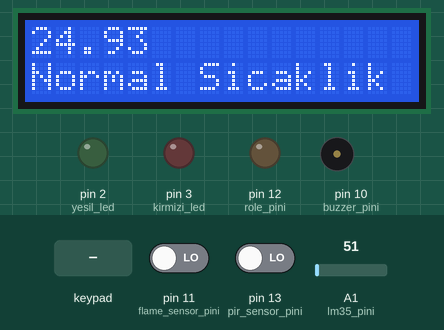
A sketch run on a simulated Arduino Uno, built with avr-gcc and run on an emulated ATmega328P. Parts: 16×2 character LCD, output pins drawn as LEDs (lit = HIGH), buzzer (waves = sounding, pin HIGH). The inputs (shaded band) are chosen by the test bench; at power-on: A1 (lm35_pini) = 51, pin 11 (flame_sensor_pini) LOW, pin 13 (pir_sensor_pini) LOW.

Above: at 1.28 s.
1.3 s: A1 (lm35_pini) set to 44
At 1.54 s:
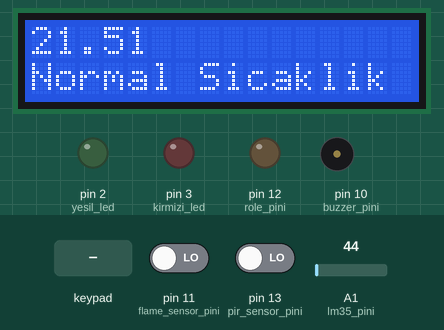
4.3 s: A1 (lm35_pini) set to 36
At 4.51 s:
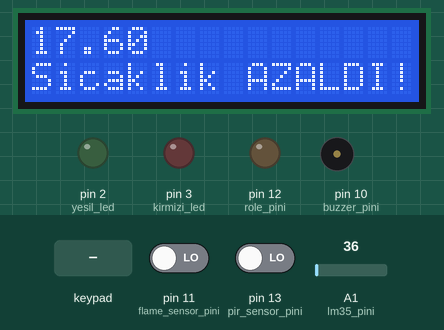
7.0 s: A1 (lm35_pini) set to 71
At 7.58 s:
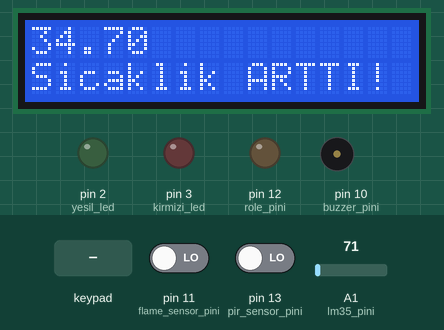
9.7 s: pin 11 (flame_sensor_pini) driven HIGH
At 10.23 s:
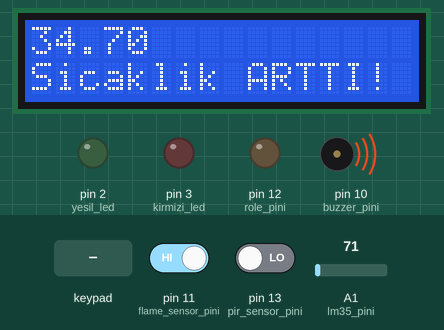
11.9 s: pin 13 (pir_sensor_pini) driven HIGH
At 12.46 s:
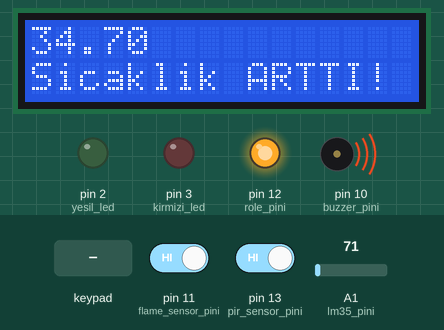
14.1 s: keypad keys 1 9 1 9 pressed 0.4 s apart
At 15.95 s:
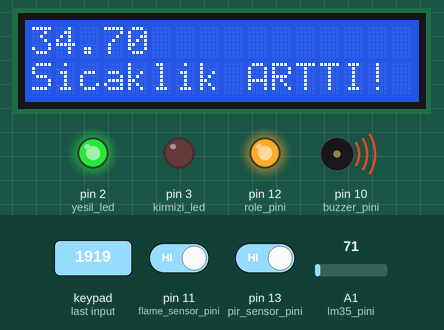
Timing chart, 0 to 17.4 s (numbered marks = the images above; inputs shaded):
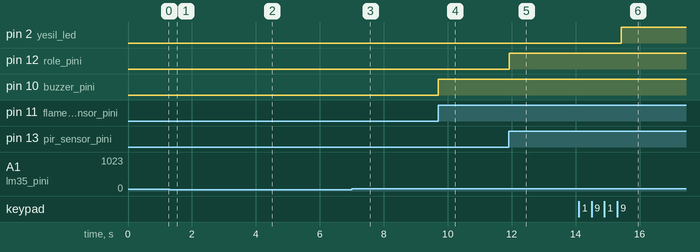

The sketch:

prolab2_2.ino
```cpp
#include <Key.h>
#include <Keypad.h>
#include <LiquidCrystal.h>

int pir_sensor_pini = 13;
int role_pini = 12;
boolean pir_sensor_degeri = 0;

int flame_sensor_pini = 11;
int buzzer_pini = 10;
int flame_sensor_degeri;

int lm35_pini = A1;
float sensor_degeri = 0;
float gerilim_degeri = 0;
float sicaklik_degeri = 0;
LiquidCrystal lcd(9,8,7,6,5,4);

const byte satir_sayisi = 4;//sifre satir
const byte sutun_sayisi = 3; //sifre sutun
#define girilecek_sifre_uzunlugu 5
char veri[girilecek_sifre_uzunlugu];
char girilecek_sifre[girilecek_sifre_uzunlugu] = "1919";
byte veri_count = 0,sifre_count = 0;
int kirmizi_led = 3;
int yesil_led = 2;
char tus_takimi[satir_sayisi][sutun_sayisi]={
  {'1','2','3'},
  {'4','5','6'},
  {'7','8','9'},
  {'*','0','#'}

  };
byte satir_pinleri[satir_sayisi] = {17,18,19,20};
byte sutun_pinleri[sutun_sayisi] = {16,15,14};
Keypad pad = Keypad(makeKeymap(tus_takimi), satir_pinleri, sutun_pinleri, satir_sayisi ,sutun_sayisi);


void setup() {
  Serial.begin(9600);

  pinMode(pir_sensor_pini, INPUT);
  pinMode(role_pini, OUTPUT);

  pinMode(flame_sensor_pini, INPUT);
  pinMode(buzzer_pini, OUTPUT);

  lcd.begin(16,2);
  lcd.setCursor(0,0);
  //analogReference (INTERNAL1V1);

  pinMode(kirmizi_led,OUTPUT);
  pinMode(yesil_led, OUTPUT);
  digitalWrite(kirmizi_led, LOW);
  digitalWrite(yesil_led, LOW);
}
void clearData()
{

      while(veri_count!=0)
      {
        veri[veri_count--]=0;
       }
        return;
}


void loop(){

  pir_sensor_degeri = digitalRead(pir_sensor_pini);
  if (pir_sensor_degeri == 1)
  {
    digitalWrite(role_pini, HIGH);
  }
  else
  {
    digitalWrite(role_pini, LOW);
  }

  flame_sensor_degeri = digitalRead(flame_sensor_pini);
  if (flame_sensor_degeri == 1)
  {
    digitalWrite(buzzer_pini, HIGH);
  }
  else
  {
    digitalWrite(buzzer_pini, LOW);
  }

  // LM35 sicaklik sensoru derece basina 10mV cikis verir.1V=1000mV
  sensor_degeri = analogRead(lm35_pini);
  gerilim_degeri = (sensor_degeri / 1023.0)*5000;
  sicaklik_degeri = (gerilim_degeri / 10.0);

  lcd.print(sicaklik_degeri);

  if(sicaklik_degeri < 20.0)
  {
    lcd.setCursor(0,1);
    lcd.print("Sicaklik AZALDI!");
    delay(100);
    lcd.clear();

  }
  else if(sicaklik_degeri > 30.0)
  {

    lcd.setCursor(0,1);
    lcd.print("Sicaklik ARTTI!");
    delay(100);
    lcd.clear();

  }
  else
  {
    lcd.setCursor(0,1);
    lcd.print("Normal Sicaklik");
    delay(100);
    lcd.clear();
  }
  char customKey=pad.getKey();
  if(customKey)
  {
    veri[veri_count]=customKey;
    veri_count++;
  }

  if(veri_count == girilecek_sifre_uzunlugu-1)
  {
      if(!strcmp(veri,girilecek_sifre))
      {
        digitalWrite(yesil_led,HIGH);
        digitalWrite(kirmizi_led,LOW);
      }
      else
      {
          digitalWrite(kirmizi_led,HIGH);
          digitalWrite(yesil_led,LOW);
      }
       clearData();
   }

 }
```

Measured:
- the behaviour switches between 41 and 40 on A1 (lm35_pini) (found by bisection; images 1 and 2)
- after the input at 1.3 s, the display: changes at once (image 1)
- after the input at 4.3 s, the display: changes at once (image 2)
- after the input at 7.0 s, the display: changes after 0.06 s (image 3)
- after the input at 9.7 s, pin 10 (buzzer_pini): LOW → HIGH at once
- after the input at 11.9 s, pin 12 (role_pini): LOW → HIGH at once
- after the input at 14.1 s, pin 2 (yesil_led): LOW → HIGH after 1.3 s
